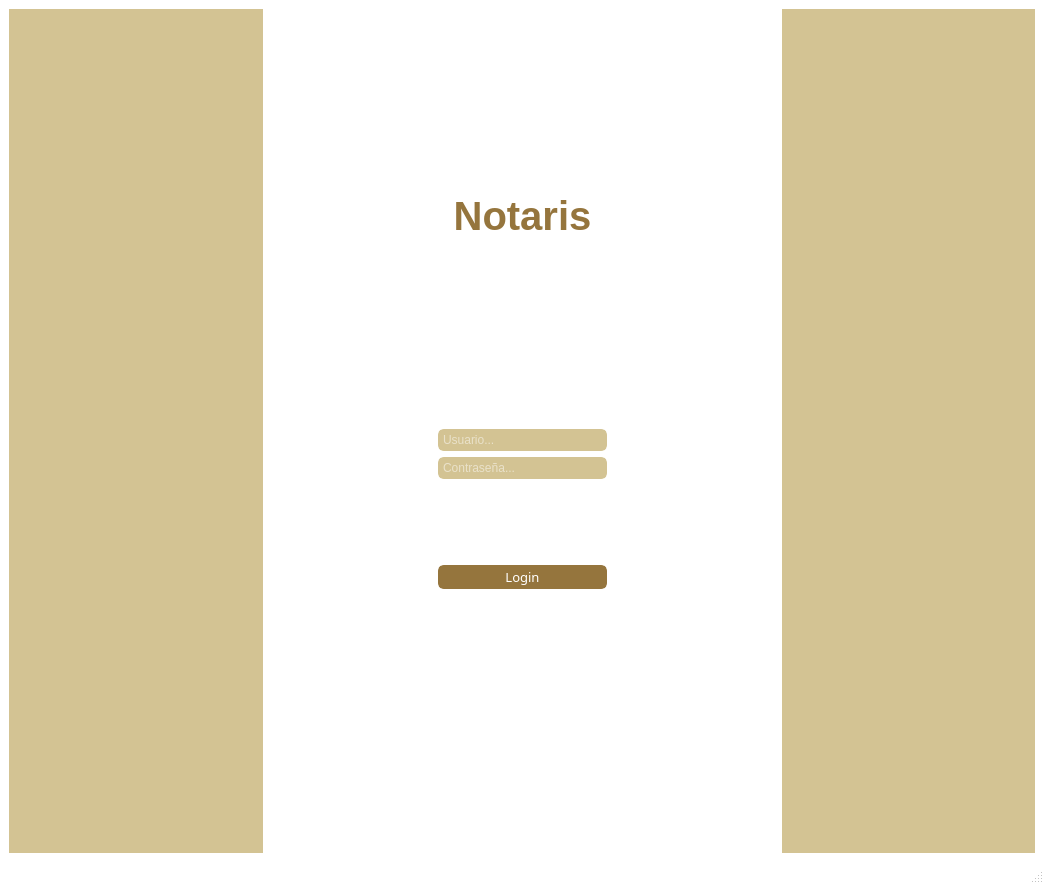
<?xml version="1.0" encoding="UTF-8"?>
<ui version="4.0">
 <class>MainWindow</class>
 <widget class="QMainWindow" name="MainWindow">
  <property name="geometry">
   <rect>
    <x>0</x>
    <y>0</y>
    <width>1044</width>
    <height>884</height>
   </rect>
  </property>
  <property name="windowTitle">
   <string>MainWindow</string>
  </property>
  <property name="styleSheet">
   <string notr="true">QMainWindow {
background-color:white;
}</string>
  </property>
  <widget class="QWidget" name="centralwidget">
   <layout class="QHBoxLayout" name="horizontalLayout" stretch="1,2,1">
    <item>
     <widget class="QLabel" name="label">
      <property name="styleSheet">
       <string notr="true">QLabel {
background-color: #d3c393;
}</string>
      </property>
      <property name="text">
       <string/>
      </property>
     </widget>
    </item>
    <item>
     <layout class="QVBoxLayout" name="verticalLayout" stretch="0,0,0,0,0,0">
      <item>
       <spacer name="verticalSpacer_4">
        <property name="orientation">
         <enum>Qt::Vertical</enum>
        </property>
        <property name="sizeHint" stdset="0">
         <size>
          <width>20</width>
          <height>40</height>
         </size>
        </property>
       </spacer>
      </item>
      <item>
       <widget class="QLabel" name="label_3">
        <property name="font">
         <font>
          <pointsize>-1</pointsize>
          <weight>75</weight>
          <bold>true</bold>
         </font>
        </property>
        <property name="styleSheet">
         <string notr="true">QLabel {
font-weight: bold;
color: #95753d;
font-size: 40px
}</string>
        </property>
        <property name="text">
         <string>Notaris</string>
        </property>
        <property name="alignment">
         <set>Qt::AlignCenter</set>
        </property>
       </widget>
      </item>
      <item>
       <spacer name="verticalSpacer_5">
        <property name="orientation">
         <enum>Qt::Vertical</enum>
        </property>
        <property name="sizeHint" stdset="0">
         <size>
          <width>20</width>
          <height>40</height>
         </size>
        </property>
       </spacer>
      </item>
      <item>
       <layout class="QGridLayout" name="gridLayout">
        <item row="1" column="0">
         <spacer name="horizontalSpacer_2">
          <property name="orientation">
           <enum>Qt::Horizontal</enum>
          </property>
          <property name="sizeHint" stdset="0">
           <size>
            <width>40</width>
            <height>20</height>
           </size>
          </property>
         </spacer>
        </item>
        <item row="0" column="0">
         <spacer name="horizontalSpacer">
          <property name="orientation">
           <enum>Qt::Horizontal</enum>
          </property>
          <property name="sizeHint" stdset="0">
           <size>
            <width>40</width>
            <height>20</height>
           </size>
          </property>
         </spacer>
        </item>
        <item row="0" column="1">
         <widget class="QLineEdit" name="lineEdit">
          <property name="styleSheet">
           <string notr="true">QLineEdit {
border-radius: 6px;
border: 3px solid #d3c393;
background-color: #d3c393;
color: white;
}</string>
          </property>
          <property name="placeholderText">
           <string>Usuario...</string>
          </property>
         </widget>
        </item>
        <item row="1" column="1">
         <widget class="QLineEdit" name="lineEdit_2">
          <property name="styleSheet">
           <string notr="true">QLineEdit {
border-radius: 6px;
border: 3px solid #d3c393;
background-color: #d3c393;
color: white;
}</string>
          </property>
          <property name="placeholderText">
           <string>Contraseña...</string>
          </property>
         </widget>
        </item>
        <item row="0" column="2">
         <spacer name="horizontalSpacer_3">
          <property name="orientation">
           <enum>Qt::Horizontal</enum>
          </property>
          <property name="sizeHint" stdset="0">
           <size>
            <width>40</width>
            <height>20</height>
           </size>
          </property>
         </spacer>
        </item>
        <item row="1" column="2">
         <spacer name="horizontalSpacer_4">
          <property name="orientation">
           <enum>Qt::Horizontal</enum>
          </property>
          <property name="sizeHint" stdset="0">
           <size>
            <width>40</width>
            <height>20</height>
           </size>
          </property>
         </spacer>
        </item>
       </layout>
      </item>
      <item>
       <layout class="QHBoxLayout" name="horizontalLayout_2" stretch="3,3,3">
        <item>
         <spacer name="verticalSpacer">
          <property name="orientation">
           <enum>Qt::Vertical</enum>
          </property>
          <property name="sizeHint" stdset="0">
           <size>
            <width>20</width>
            <height>40</height>
           </size>
          </property>
         </spacer>
        </item>
        <item>
         <widget class="QPushButton" name="pushButton">
          <property name="font">
           <font>
            <family>Arial Rounded MT Bold</family>
            <pointsize>10</pointsize>
           </font>
          </property>
          <property name="styleSheet">
           <string notr="true">QPushButton {
border-radius: 6px;
border: 3px solid #95753d;
background-color: #95753d;
color: white;
}

QPushButton:hover {
	background-color: rgb(116, 91, 47);
	color: rgb(255, 255, 255);
	border: 3px solid  rgb(116, 91, 47);
}

QPushButton:pressed {
    border-style: inset;
    background-color: rgb(103, 80, 41);
	color: rgb(255, 255, 255);
	border: 3px solid  rgb(103, 80, 41);
}</string>
          </property>
          <property name="text">
           <string>Login</string>
          </property>
         </widget>
        </item>
        <item>
         <spacer name="verticalSpacer_2">
          <property name="orientation">
           <enum>Qt::Vertical</enum>
          </property>
          <property name="sizeHint" stdset="0">
           <size>
            <width>20</width>
            <height>40</height>
           </size>
          </property>
         </spacer>
        </item>
       </layout>
      </item>
      <item>
       <spacer name="verticalSpacer_3">
        <property name="orientation">
         <enum>Qt::Vertical</enum>
        </property>
        <property name="sizeHint" stdset="0">
         <size>
          <width>20</width>
          <height>40</height>
         </size>
        </property>
       </spacer>
      </item>
     </layout>
    </item>
    <item>
     <widget class="QLabel" name="label_2">
      <property name="styleSheet">
       <string notr="true">QLabel {
background-color: #d3c393;
}</string>
      </property>
      <property name="text">
       <string/>
      </property>
     </widget>
    </item>
   </layout>
  </widget>
  <widget class="QStatusBar" name="statusbar"/>
 </widget>
 <resources/>
 <connections/>
</ui>
